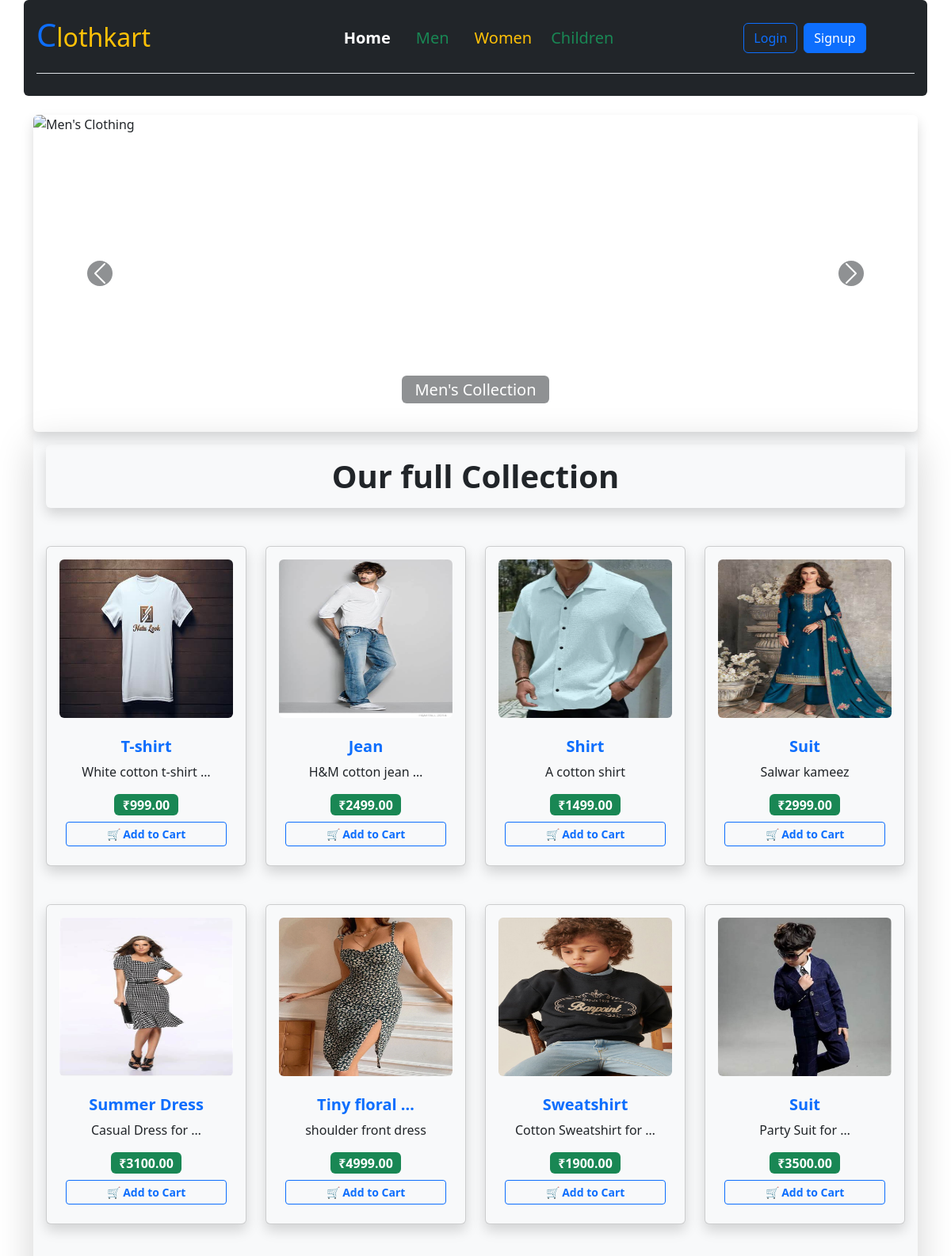
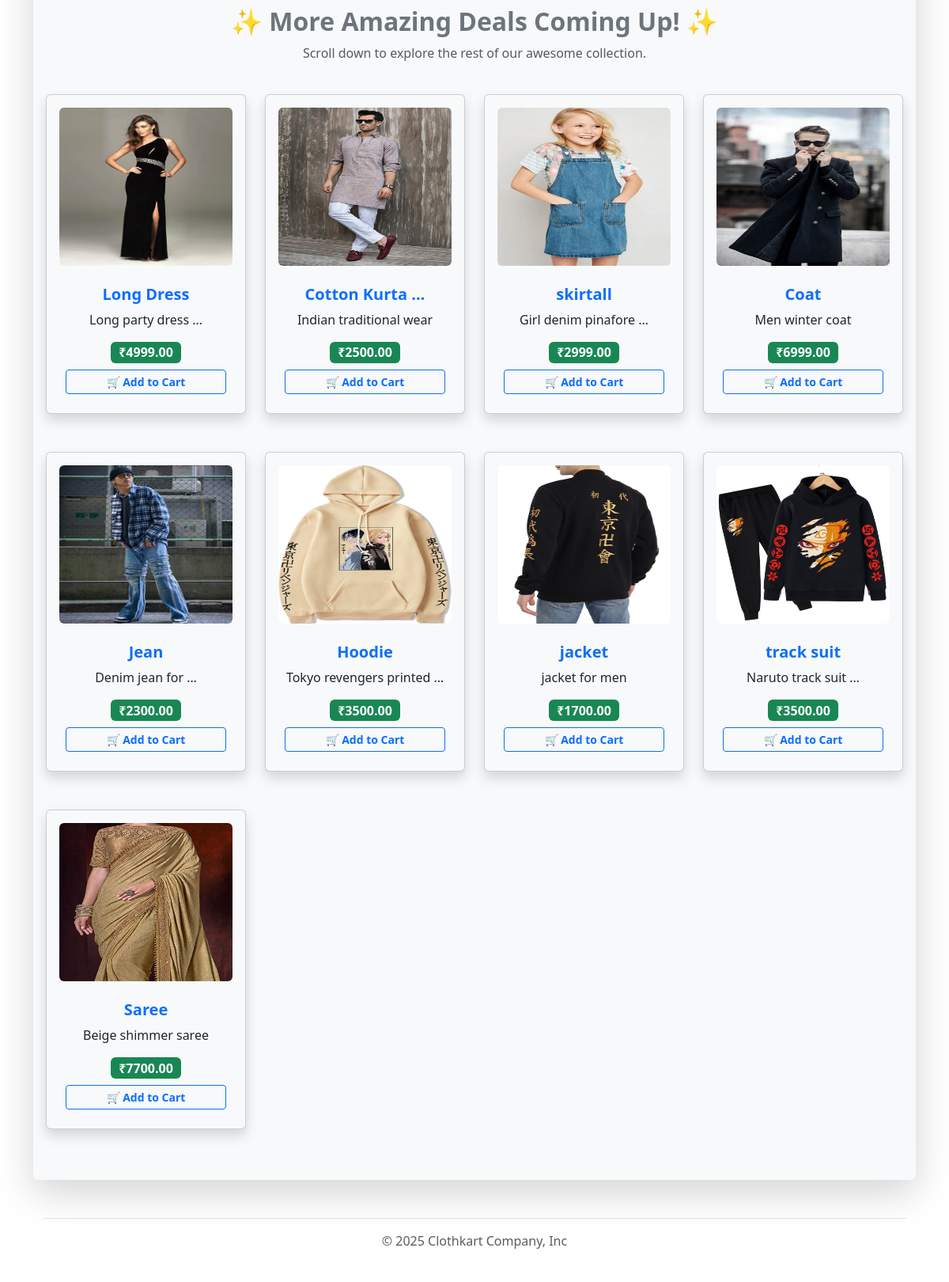
The page / on the database its author committed (2 pictures, top to bottom).
### store/models.py (models this page shows, shortened)
class Product(models.Model):
    category = models.ForeignKey(Category , on_delete=models.CASCADE)
    name = models.CharField(max_length=200)
    description = models.TextField()
    price = models.DecimalField(max_digits=8 , decimal_places=2)
    image = models.ImageField(upload_to='products/')

### store/views.py (the view)
# urls.py: 2. Add a URL to urlpatterns:  path('', views.home, name='home')
def home(request):
    products = Product.objects.all()
    return render(request , 'home.html' ,{'products': products})

### store/templates/home.html (shortened to what this page needs)
{% extends 'base.html' %} {% load static %} {% block title %}Home{% endblock %}
{% block content %}
<div
  id="clothingCarousel"
  class="carousel slide carousel-fade mt-3"
  data-bs-ride="carousel "
>
  <div class="carousel-inner rounded shadow">
    <div class="carousel-item active">
      <img
        src="{% static 'men.jpg' %}"
        class="d-block w-100"
        style="height: 400px; object-fit: contain"
        alt="Men's Clothing"
      />
      <div class="carousel-caption d-none d-md-block">
        <h5 class="bg-dark bg-opacity-50 d-inline px-3 py-1 rounded">
          Men's Collection
        </h5>
      </div>
    </div>
  </div>
  <button
    class="carousel-control-prev"
    type="button"
    data-bs-target="#clothingCarousel"
    data-bs-slide="prev"
  >
    <span
      class="carousel-control-prev-icon bg-dark rounded-circle"
      aria-hidden="true"
    ></span>
  </button>
  <button
    class="carousel-control-next"
    type="button"
    data-bs-target="#clothingCarousel"
    data-bs-slide="next"
  >
    <span
      class="carousel-control-next-icon bg-dark rounded-circle"
      aria-hidden="true"
    ></span>
  </button>
</div>
<div class="container bg-light shadow-lg p-3 mb-5 bg-body-tertiary rounded">
  <h1 class="text-center shadow p-3 mb-5 bg-body-tertiary rounded fw-bold">
    Our full Collection
  </h1>
  <div class="row mt-4">
    {% for product in products %}
    <div class="col-md-3">
      <div
        class="card mb-4 text-center shadow p-2 mb-5 bg-body-tertiary rounded"
      >
        <img
          src="{{ product.image.url }}"
          class="img-fluid d-block my-2 mx-2 rounded"
          style="height: 200px"
          alt="{{ product.name }}"
        />
        <div class="card-body">
          <h5 class="card-title fw-bold text-primary">
            {{ product.name| truncatewords:2}}
          </h5>
          <p>{{ product.description|truncatewords:3 }}</p>
          <span class="badge bg-success fs-6">₹{{ product.price }}</span>
          <a
            href="{% url 'add_cart' product.id %}"
            class="btn btn-outline-primary btn-sm mt-2 w-100 fw-bold"
            >🛒 Add to Cart</a
          >
        </div>
      </div>
    </div>
    {% if forloop.counter == 8 %}
    <div class="col-12 text-center mb-4">
      <h2 class="fw-bold text-secondary">
        ✨ More Amazing Deals Coming Up! ✨
      </h2>
      <p class="text-muted">
        Scroll down to explore the rest of our awesome collection.
      </p>
    </div>
    {% endif %} {% endfor %}
  </div>
</div>
<div class="container">
  <footer class="py-3 my-4 border-top text-center">
    <span class="mb-3 mb-md-0 text-body-secondary text-center"
      >© 2025 Clothkart Company, Inc</span
    >
  </footer>
</div>
{% endblock content %}

### rows shown on the page
Product: image (picture), name "T-shirt", description "White cotton t-shirt …", price "999.00"
Product: image (picture), name "Jean", description "H&M cotton jean …", price "2499.00"
Product: image (picture), name "Shirt", description "A cotton shirt", price "1499.00"
Product: image (picture), name "Suit", description "Salwar kameez", price "2999.00"
Product: image (picture), name "Summer Dress", description "Casual Dress for …", price "3100.00"
Product: image (picture), name "Tiny floral …", description "shoulder front dress", price "4999.00"
Product: image (picture), name "Sweatshirt", description "Cotton Sweatshirt for …", price "1900.00"
Product: image (picture), name "Suit", description "Party Suit for …", price "3500.00", shows "✨ More Amazing Deals Coming Up! ✨"
Product: image (picture), name "Long Dress", description "Long party dress …", price "4999.00"
Product: image (picture), name "Cotton Kurta …", description "Indian traditional wear", price "2500.00"
Product: image (picture), name "skirtall", description "Girl denim pinafore …", price "2999.00"
Product: image (picture), name "Coat", description "Men winter coat", price "6999.00"
Product: image (picture), name "Jean", description "Denim jean for …", price "2300.00"
Product: image (picture), name "Hoodie", description "Tokyo revengers printed …", price "3500.00"
Product: image (picture), name "jacket", description "jacket for men", price "1700.00"
Product: image (picture), name "track suit", description "Naruto track suit …", price "3500.00"
Product: image (picture), name "Saree", description "Beige shimmer saree", price "7700.00"
